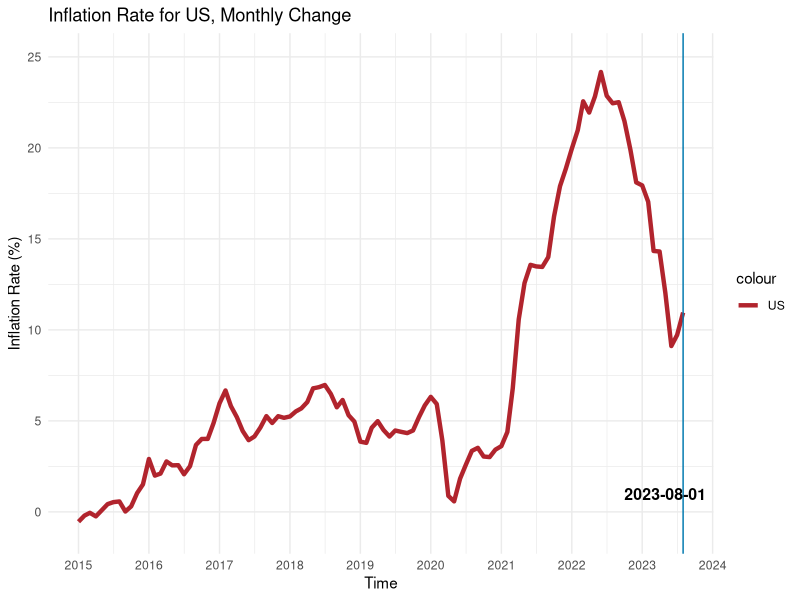
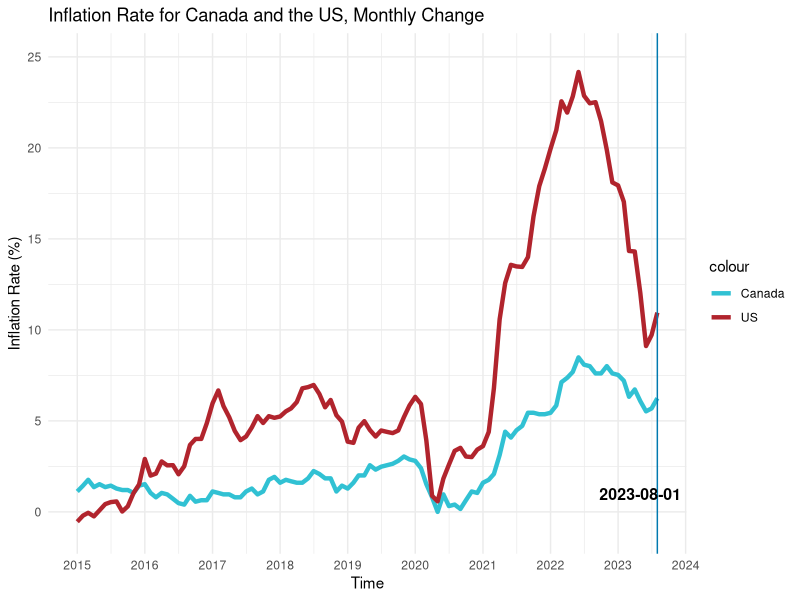

Write the R code that produced these figures, in order.
## ---- chunk 1
library(ggplot2)
library(readxl)
library(purrr)
library(dplyr)
cpi_data <- read_excel("US_CA_inflation.xls", 
    sheet = "FRED Graph", skip = 11)
head(cpi_data)
## ---- chunk 2
# Convert the date column to a Date type if it isn't already
cpi_data$Time <- as.Date(cpi_data$Time)

# Calculate the monthly inflation rate for Canada
cpi_data <- cpi_data %>%
  arrange(Time) 

# Remove the last row as it will have NA for the inflation rate (no next month to compare to)
cpi_data <- na.omit(cpi_data)
head(cpi_data)
## ---- chunk 3
ggplot(data = cpi_data) +
  geom_line(aes(x = Time, y = US_CPI, colour = "US"),size = 1.5) +
  labs(title = "Inflation Rate for US, Monthly Change",
       x = "Time",
       y = "Inflation Rate (%)") +
  scale_color_manual(values = c("Canada" = "#31c1d3", "US" = "#b1242d")) +
  scale_x_date(limits = c(as.Date("2015-01-01"), as.Date("2023-08-01")),
               date_breaks = "1 year", date_labels = "%Y") +
  scale_y_continuous(limits = c(-1,25)) +
  geom_vline(xintercept = as.numeric(as.Date("2023-08-01")), color = "#0079af") +
  annotate("text", x = as.Date("2023-05-01"), y = 0, 
           label = "2023-08-01", vjust = -1, color = "black", size = 4, fontface = "bold") +
  theme_minimal()
## ---- chunk 4
ggplot(data = cpi_data) +
  geom_line(aes(x = Time, y = Canada_CPI, colour = "Canada"),size = 1.5) +
  geom_line(aes(x = Time, y = US_CPI, colour = "US"),size = 1.5) +
  labs(title = "Inflation Rate for Canada and the US, Monthly Change",
       x = "Time",
       y = "Inflation Rate (%)") +
  scale_color_manual(values = c("Canada" = "#31c1d3", "US" = "#b1242d")) +
  scale_x_date(limits = c(as.Date("2015-01-01"), as.Date("2023-08-01")),
               date_breaks = "1 year", date_labels = "%Y") +
  scale_y_continuous(limits = c(-1,25)) +
  geom_vline(xintercept = as.numeric(as.Date("2023-08-01")), color = "#0079af") +
  annotate("text", x = as.Date("2023-05-01"), y = 0, 
           label = "2023-08-01", vjust = -1, color = "black", size = 4, fontface = "bold") +
  theme_minimal()
